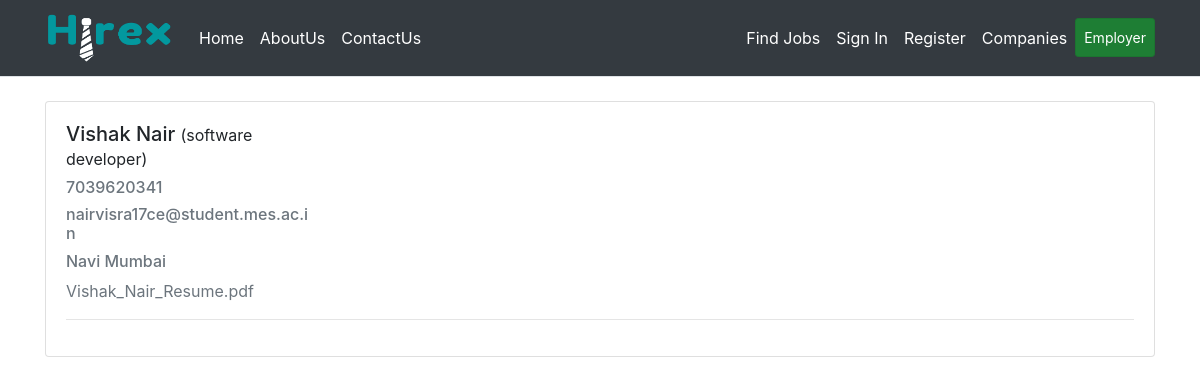
Page /emp-profile/14/ on the committed database.
### main/e_models.py (models this page shows, shortened)
class Employee(models.Model):
    full_name=models.CharField(max_length=200)
    job_title=models.CharField(max_length=200,default='')
    email=models.CharField(max_length=200,default='',null=True)
    password=models.CharField(max_length=200,default='',null=True)
    detail=models.TextField(blank=True)
    contact_no=models.CharField(max_length=200)
    address=models.CharField(max_length=300)
    resume=models.FileField(null=True)
    active_status=models.BooleanField(default=True)
    public=models.BooleanField(default=True)

### main/e_views.py (the view)
# urls.py: path('emp-profile/<int:id>/',e_views.emp_profile,name='emp-profile'),
def emp_profile(request,id):
    emp=get_object_or_404(Employee,id=id,active_status=True,public=True)
    return render(request,'emp-profile.html',{'emp':emp})

### main/context_processor.py (called while the page is built)
def company_noti_count(request):
    total_notification=0
    if 'companyId' in request.session:
        company=request.session['companyId']
        total_notification=Notification.objects.filter(receiver_id=company).count()
    return {'totalNotification':total_notification}

### main/templates/emp-profile.html (shortened to what this page needs)
{% extends "base.html" %}
{% load widget_tweaks %}
{% block content %}
<div class="card">
    <div class="card-body">
        <div class="row">
            <div class="col-sm-3">
                <h5>{{emp.full_name}} <small>({{emp.job_title}})</small></h5>
                <h6 class="text-muted">{{emp.contact_no}}</h6>
                <h6 class="text-muted">{{emp.email}}</h6>
                <h6 class="text-muted">{{emp.address}}</h6>
                <a class="text-muted" href='{{emp.resume.url}}' download >{{emp.resume}}</a>
            </div>
        </div>
        <hr/>
</div>
{% endblock %}

### rows in the picture
Employee: full_name "Vishak Nair", job_title "software developer", contact_no "7039620341", email "nairvisra17ce@student.mes.ac.in", address "Navi Mumbai", resume "Vishak_Nair_Resume.pdf"
